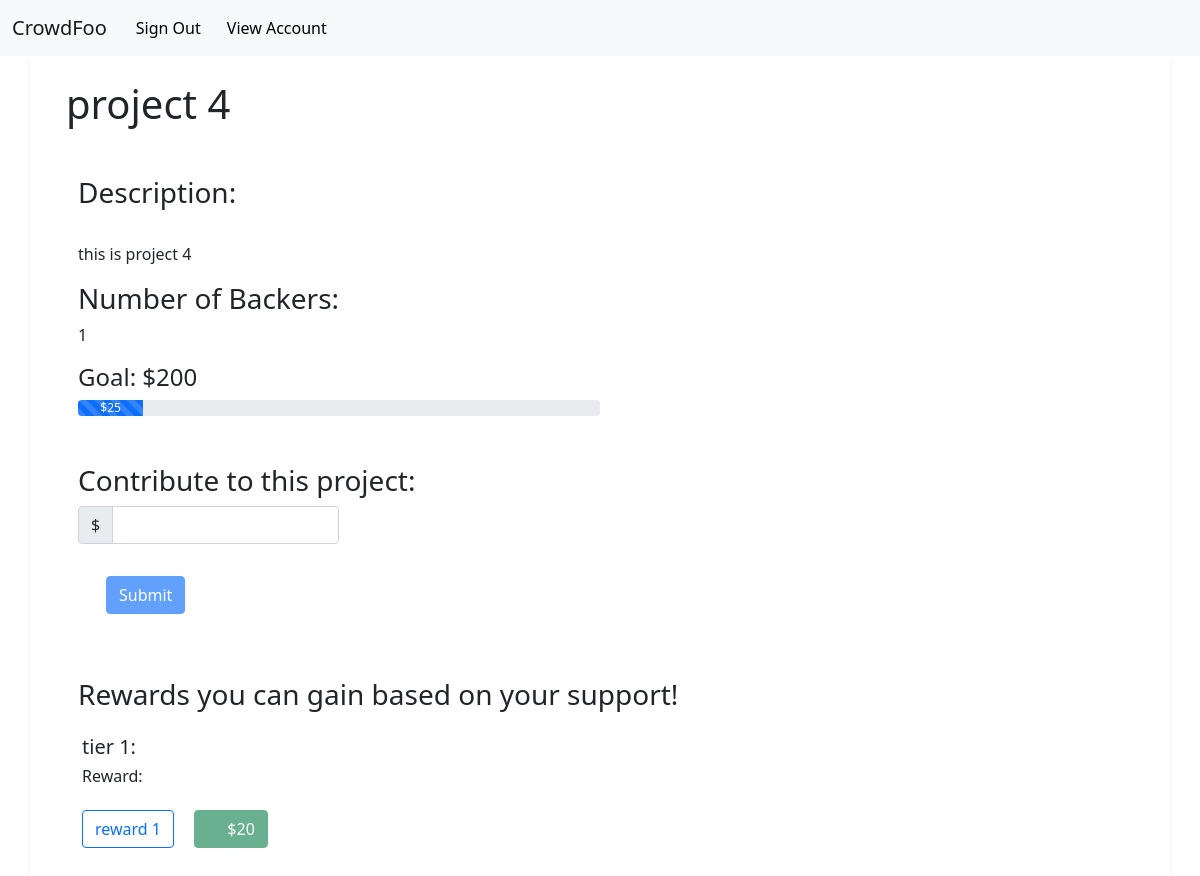
Screenshot of /project.php?projectid=8 with the database file from the repository.
### tables this page shows
CREATE TABLE `projects` (
  `project_ID` int(11) NOT NULL,
  `project_name` varchar(64) NOT NULL,
  `project_description` text NOT NULL,
  `number_of_backers` int(11) NOT NULL,
  `project_goal` int(11) NOT NULL,
  `money_collected` int(11) NOT NULL,
  `user_ID` int(11) DEFAULT NULL,
  `category_ID` int(11) DEFAULT NULL
);

CREATE TABLE `rewards` (
  `reward_ID` int(11) NOT NULL,
  `reward_name` varchar(64) NOT NULL,
  `reward_price` int(10) UNSIGNED NOT NULL,
  `reward_description` text NOT NULL,
  `project_ID` int(11) DEFAULT NULL
);

### sqlfunctions.php (called while the page is built, shortened)
<?php
class SqlOperation {
    private $db;
    function __construct($db) {
        $this->db = $db;
    }
    public function getProject($id){
        $projectQuery = $this->db->prepare('SELECT * FROM projects WHERE project_ID = ?');
        $projectQuery->execute(array($id));
        $projectArray = $projectQuery->fetch();
        return $projectArray;
    }
    public function getRewards($projectID){
        $rewardArray = array();
        $query = $this->db->prepare('SELECT * FROM rewards WHERE project_ID = ?');
        $query->execute(array($projectID));
        while($reward = $query->fetch()){
           array_push($rewardArray, $reward);
        }
        return $rewardArray;
    }
    public static function sortArray($array, $value){
        $newArray=[];
        while(sizeOf($array) > 0){
            $n=0;
            for($i=0;$i<count($array);$i++){
                if($array[$i][$value] < $array[$n][$value]){
                 $n = $i;
                }
            }
            array_push($newArray,$array[$n]);
            array_splice($array, $n, 1);
        }
        return $newArray;
    }
}

### project.php (the view, shortened to what this page needs)
<?php
    require_once('settings.php');
    require_once('sqlfunctions.php');
    $project_sql = new SqlOperation($db);
    $id = $_GET['projectid'];
    $project = $project_sql->getProject($id);
    $rewards = $project_sql->getRewards($id);
    $canPay = 'disabled';
    $goalRatio = ($project['money_collected']/$project['project_goal'])*100;
?>
<!DOCTYPE html>
<html lang="en">
<head>
    <link href="https://cdn.jsdelivr.net/npm/bootstrap@5.1.3/dist/css/bootstrap.min.css" rel="stylesheet">
</head>
<body>
    <nav class="navbar navbar-expand-lg navbar-light bg-light">
        <div class="container-fluid">
            <a class="navbar-brand" href="index.php">CrowdFoo</a>
            <div class="collapse navbar-collapse" id="navbarSupportedContent">
                <ul class="navbar-nav me-auto mb-2 mb-lg-0">
                    <?php
                        if ($_SESSION['logged'] == 'false') {
                    ?>
                    <li class="nav-item">
                        <button type="button" class="btn btn-light">
                            <a href="authentication.php?auth=login" style="text-decoration:none; color: black;">Sign In</a>
                        </button>
                    </li>
                    <li class="nav-item">
                        <button type="button" class="btn btn-light">
                            <a href="authentication.php?auth=register" style="text-decoration:none; color: black;">Sign Up</a>
                        </button>
                    </li>
                    <?php
                        } else {
                    ?>
                            <li class="nav-item">
                                <button type="button" class="btn btn-light">
                                    <a href="authentication.php?auth=logout" style="text-decoration:none; color: black;">Sign Out</a>
                                </button>
                            </li>
                            <li class="nav-item">
                                <button type="button" class="btn btn-light">
                                    <a href="account.php" style="text-decoration: none; color: black;">View Account</a>
                                </button>
                            </li>
                    <?php
                        }
                    ?>
                </ul>
            </div>
        </div>
    </nav>
    <div class="container shadow-sm p-4 mb-4">
        <div class="container mb-5">
            <h1><?=$project['project_name']?></h1>
        </div>
        <div class="container">
            <div class="col">
                <div class="container">
                    <h3>Description:</h3><br>
                    <p><?=$project['project_description']?></p>
                </div>
                <div class="container">
                    <h3>Number of Backers:</h3>
                    <p><?=$project['number_of_backers']?></p>
                </div>
                <div class="container">
                    <h4>Goal: $<?=$project['project_goal']?></h4>
                    <div class="progress w-50">
                        <div class="progress-bar progress-bar-striped progress-bar-animated" style="width:<?=$goalRatio?>%">$<?=$project['money_collected']?></div>
                    </div>
                </div>
                <div class="container mt-5">
                    <h3>Contribute to this project:</h3>
                    <form method='post'>
                        <div class="input-group mb-3 w-25">
                            <span class="input-group-text">$</span>
                            <input type="number" class="form-control" aria-label="Amount (to the nearest dollar)" name="contribute">
                        </div>
                        <div class="container">
                            <button class="btn btn-primary m-3 <?=$canPay?>">
                                Submit
                            </button>
                        </div>
                    </form>
                </div>
                <div class="container mt-5">
                    <h3>Rewards you can gain based on your support!</h3>
                </div>
                <div class="container p-3">
                    <?php
                        $i = 0;
                        $newRewards = SqlOperation::sortArray($rewards,'reward_price');
                        foreach ($newRewards as $r){
                            $i++;
                    ?>
                        <h5>tier <?=$i?>:</h5>
                        <h6>Reward:</h6>
                        <button type="button" class="btn btn-outline-primary" data-bs-toggle="modal" data-bs-target="#rewardDesc<?=$i?>"><?=$r['reward_name']?></button>
                        <button class="btn btn-success m-3 disabled">
                            $<?=$r['reward_price']?>
                        </button>
                    <?php } ?>
                </div>
            </div>
        </div>
    </div>
</body>
</html>

### rows the page displays
projects: project_name "project 4", project_description "this is project 4", number_of_backers "1", project_goal "200", money_collected "25"
rewards: reward_name "reward 1", reward_price "20"
